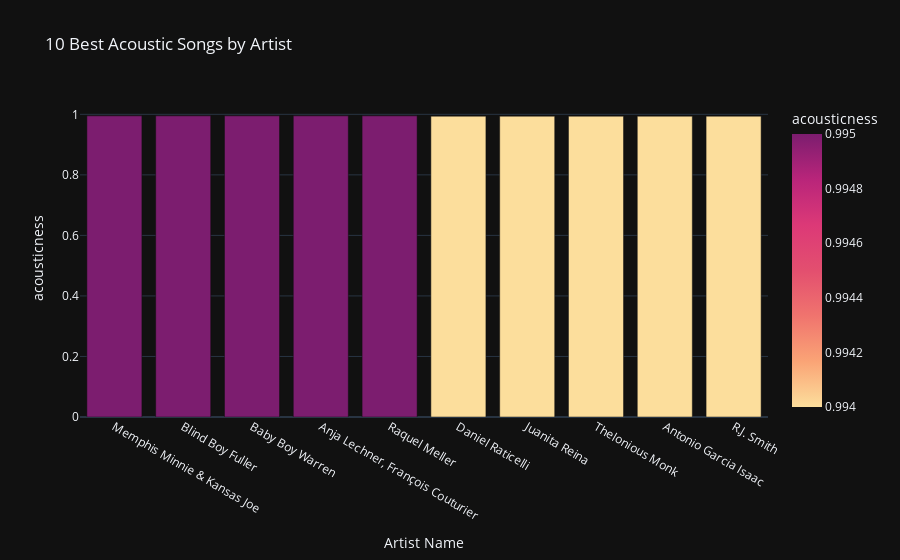

Write notebook code for a chart like this one.
### Code cell
px.bar(best_acoustics, 'Artist Name', 'acousticness', title = '10 Best Acoustic Songs by Artist', color = 'acousticness', color_continuous_scale = 'sunsetdark')

### Figure 1 — Plotly figure (JSON) as saved in the notebook; plotly's stock layout.template omitted (floating-point values rounded to 4 significant figures)
{"data": [{"alignmentgroup": "True", "hovertemplate": "Artist Name=%{x}<br>acousticness=%{marker.color}<extra></extra>", "legendgroup": "", "marker": {"color": [0.995, 0.995, 0.995, 0.995, 0.995, 0.994, 0.994, 0.994, 0.994, 0.994], "coloraxis": "coloraxis", "pattern": {"shape": ""}}, "name": "", "offsetgroup": "", "orientation": "v", "showlegend": false, "textposition": "auto", "x": ["Memphis Minnie & Kansas Joe", "Blind Boy Fuller", "Baby Boy Warren", "Anja Lechner, François Couturier", "Raquel Meller", "Daniel Raticelli", "Juanita Reina", "Thelonious Monk", "Antonio Garcia Isaac", "R.J. Smith"], "xaxis": "x", "y": [0.995, 0.995, 0.995, 0.995, 0.995, 0.994, 0.994, 0.994, 0.994, 0.994], "yaxis": "y", "type": "bar"}], "layout": {"xaxis": {"anchor": "y", "domain": [0.0, 1.0], "title": {"text": "Artist Name"}}, "yaxis": {"anchor": "x", "domain": [0.0, 1.0], "title": {"text": "acousticness"}}, "coloraxis": {"colorbar": {"title": {"text": "acousticness"}}, "colorscale": [[0.0, "rgb(252, 222, 156)"], [0.1667, "rgb(250, 164, 118)"], [0.3333, "rgb(240, 116, 110)"], [0.5, "rgb(227, 79, 111)"], [0.6667, "rgb(220, 57, 119)"], [0.8333, "rgb(185, 37, 122)"], [1.0, "rgb(124, 29, 111)"]]}, "legend": {"tracegroupgap": 0}, "title": {"text": "10 Best Acoustic Songs by Artist"}, "barmode": "relative"}}
